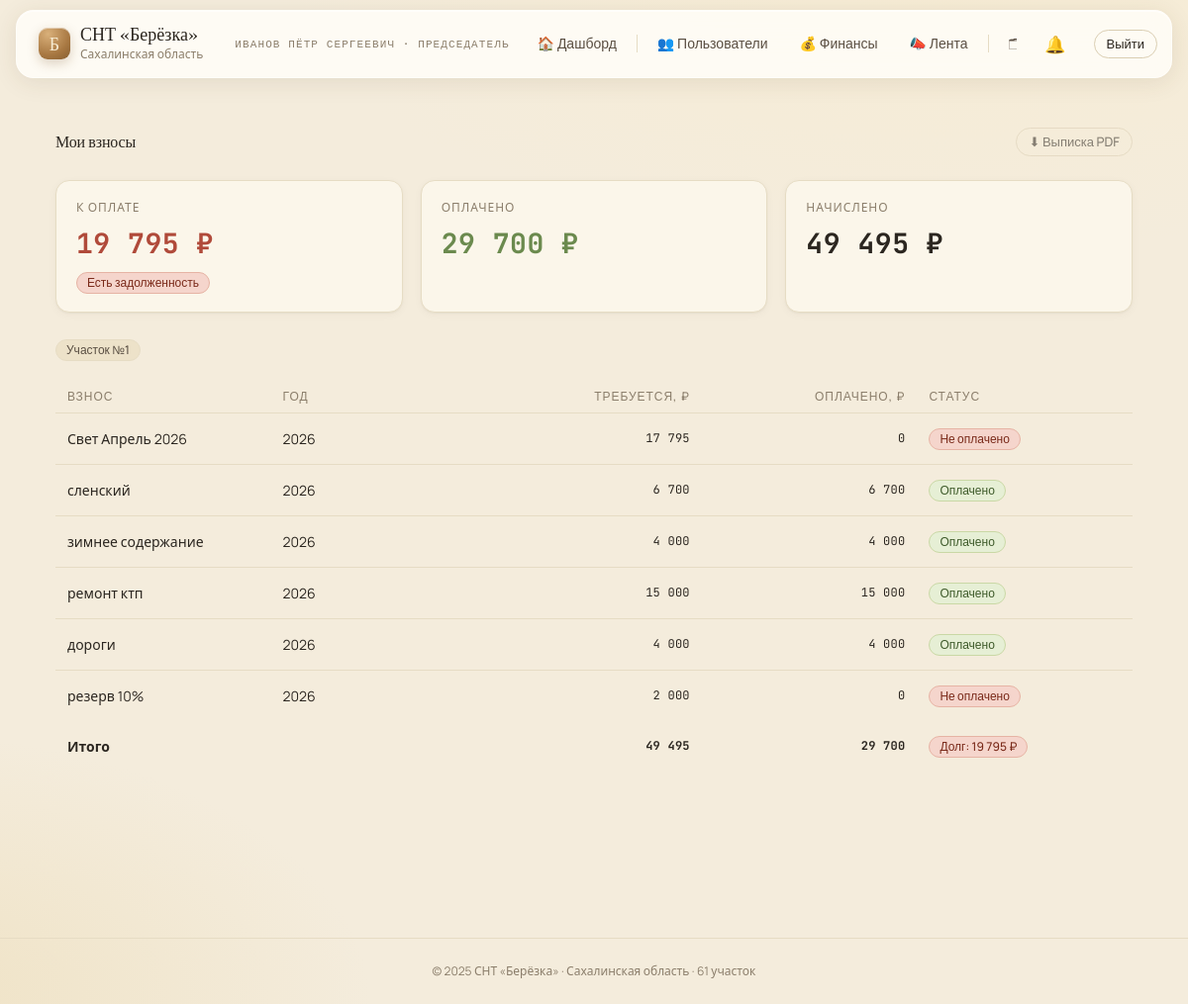
Page /finances (signed in) on the committed database.
### tables this page shows
CREATE TABLE `fee_payments` (
  `id` int(11) NOT NULL AUTO_INCREMENT,
  `fee_type_id` int(11) NOT NULL,
  `plot_number` varchar(10) NOT NULL COMMENT 'Номер участка',
  `required_amount` decimal(10,2) NOT NULL COMMENT 'Необходимая сумма',
  `paid_amount` decimal(10,2) DEFAULT 0.00 COMMENT 'Фактически оплачено',
  `status` enum('unpaid','partial','paid') DEFAULT 'unpaid',
  `notes` varchar(255) DEFAULT NULL COMMENT 'Примечание к платежу',
  `paid_at` timestamp NULL DEFAULT NULL,
  `updated_at` timestamp NOT NULL DEFAULT current_timestamp() ON UPDATE current_timestamp(),
  `created_at` timestamp NOT NULL DEFAULT current_timestamp(),
  PRIMARY KEY (`id`),
  UNIQUE KEY `uq_fee_plot` (`fee_type_id`,`plot_number`),
  KEY `idx_fee_type` (`fee_type_id`),
  KEY `idx_plot` (`plot_number`),
  KEY `idx_status` (`status`),
  CONSTRAINT `fee_payments_ibfk_1` FOREIGN KEY (`fee_type_id`) REFERENCES `fee_types` (`id`) ON DELETE CASCADE
);

CREATE TABLE `fee_types` (
  `id` int(11) NOT NULL AUTO_INCREMENT,
  `name` varchar(150) NOT NULL COMMENT 'Например: Членский взнос, Целевой: расчистка',
  `year` int(11) NOT NULL,
  `amount` decimal(10,2) NOT NULL COMMENT 'Требуемая сумма по умолчанию',
  `plot_scope` varchar(10) NOT NULL DEFAULT 'all' COMMENT 'all — всем участкам, selected — только выбранным',
  `description` text DEFAULT NULL COMMENT 'Дополнительное описание',
  `created_by` int(11) DEFAULT NULL COMMENT 'ID пользователя, создавшего вид взноса',
  `created_at` timestamp NOT NULL DEFAULT current_timestamp(),
  `allocation_type` enum('all','all_except_board','specific') DEFAULT 'all',
  `allocation_plots` varchar(500) DEFAULT NULL COMMENT 'JSON ',
  PRIMARY KEY (`id`),
  KEY `idx_year` (`year`),
  KEY `created_by` (`created_by`),
  CONSTRAINT `fee_types_ibfk_1` FOREIGN KEY (`created_by`) REFERENCES `users` (`id`) ON DELETE SET NULL
);

### utils.php (called while the page is built, shortened)
<?php
function renderTemplate(string $page, array $data = []): void
{
    include BASE_PATH . '/templates/layout.html.php';
}
function e(string $str): string
{
    return htmlspecialchars($str, ENT_QUOTES, 'UTF-8');
}

### src/controllers/MemberController.php (called while the page is built, shortened)
<?php
class MemberController {
    public static function finances(): void {
        $user       = getCurrentUser();
        $plotNumber = plotFromAddress($user['address'] ?? '');
        $fees       = $plotNumber ? Fee::paymentsByPlot($plotNumber) : [];
        renderTemplate('member/finances', compact('fees', 'plotNumber', 'years', 'user') + ['flash' => getFlash()]);
    }
}

### public/index.php (called while the page is built, shortened)
<?php
require_once BASE_PATH . '/router.php';

### src/models/Fee.php (called while the page is built, shortened)
<?php
class Fee {
    public static function paymentsByPlot(string $plotNumber): array {
        $db = DatabaseConnection::get();
        $stmt = $db->prepare("SELECT fp.*, ft.name AS fee_name, ft.year FROM fee_payments fp JOIN fee_types ft ON fp.fee_type_id = ft.id WHERE fp.plot_number = ? ORDER BY ft.year DESC, ft.created_at");
        $stmt->bind_param('s', $plotNumber);
        $stmt->execute();
        $result = $stmt->get_result();
        $rows = [];
        while ($row = $result->fetch_assoc()) $rows[] = $row;
        return $rows;
    }
}

### templates/pages/member/finances.html.php (the view)
<?php
$statusPill = [
    'paid'    => ['class' => 'good', 'label' => 'Оплачено'],
    'partial' => ['class' => 'warn', 'label' => 'Частично'],
    'unpaid'  => ['class' => 'bad',  'label' => 'Не оплачено'],
];
$totalRequired = 0;
$totalPaid     = 0;
if (!empty($fees)) {
    foreach ($fees as $fee) {
        $totalRequired += (float)($fee['required_amount'] ?? 0);
        $totalPaid     += (float)($fee['paid_amount'] ?? 0);
    }
}
$totalBalance = $totalRequired - $totalPaid;
?>
<div class="panel fade-up">
    <div style="display:flex;align-items:center;justify-content:space-between;margin-bottom:24px;">
        <h2 style="margin:0;">Мои взносы</h2>
        <button class="btn ghost sm" disabled title="Скоро" style="opacity:.55;cursor:not-allowed;">
            ⬇ Выписка PDF
        </button>
    </div>
    <div class="grid-3" style="margin-bottom:24px;">
        <div class="card" style="padding:18px 20px">
            <div style="font-size:12px;color:var(--ink-mute);text-transform:uppercase;letter-spacing:.08em;margin-bottom:6px">К оплате</div>
            <div class="mono" style="font-size:28px;font-weight:700;color:<?= $totalBalance > 0 ? 'var(--bad)' : 'var(--good)' ?>">
                <?= number_format($totalBalance, 0, '.', ' ') ?> ₽
            </div>
            <?php if ($totalBalance > 0): ?>
                <span class="pill bad" style="margin-top:8px;display:inline-block">Есть задолженность</span>
            <?php else: ?>
                <span class="pill good" style="margin-top:8px;display:inline-block">Всё оплачено</span>
            <?php endif; ?>
        </div>
        <div class="card" style="padding:18px 20px">
            <div style="font-size:12px;color:var(--ink-mute);text-transform:uppercase;letter-spacing:.08em;margin-bottom:6px">Оплачено</div>
            <div class="mono" style="font-size:28px;font-weight:700;color:var(--good)">
                <?= number_format($totalPaid, 0, '.', ' ') ?> ₽
            </div>
        </div>
        <div class="card" style="padding:18px 20px">
            <div style="font-size:12px;color:var(--ink-mute);text-transform:uppercase;letter-spacing:.08em;margin-bottom:6px">Начислено</div>
            <div class="mono" style="font-size:28px;font-weight:700;color:var(--ink)">
                <?= number_format($totalRequired, 0, '.', ' ') ?> ₽
            </div>
        </div>
    </div>
    <?php if (!$plotNumber): ?>
        <div class="card" style="border-left:4px solid var(--accent); padding:16px 20px; color:var(--ink-soft);">
            Номер участка не указан в профиле. Обратитесь к председателю для привязки участка.
        </div>
    <?php else: ?>
        <div style="margin-bottom:20px;">
            <span class="pill">Участок №<?= e($plotNumber) ?></span>
        </div>
        <?php if (empty($fees)): ?>
            <div style="text-align:center; padding:48px 0; color:var(--ink-mute);">
                Данные о взносах отсутствуют.
            </div>
        <?php else: ?>
            <div style="overflow-x:auto;">
                <table class="t">
                    <thead>
                        <tr>
                            <th>Взнос</th>
                            <th>Год</th>
                            <th style="text-align:right;">Требуется, ₽</th>
                            <th style="text-align:right;">Оплачено, ₽</th>
                            <th>Статус</th>
                        </tr>
                    </thead>
                    <tbody>
                        <?php foreach ($fees as $fee): ?>
                            <?php
                            $status = $fee['status'] ?? 'unpaid';
                            $pill   = $statusPill[$status] ?? $statusPill['unpaid'];
                            ?>
                            <tr>
                                <td><?= e($fee['fee_name'] ?? $fee['name'] ?? '—') ?></td>
                                <td><?= e($fee['year'] ?? '—') ?></td>
                                <td style="text-align:right;" class="mono">
                                    <?= number_format((float)($fee['required_amount'] ?? 0), 0, '.', ' ') ?>
                                </td>
                                <td style="text-align:right;" class="mono">
                                    <?= number_format((float)($fee['paid_amount'] ?? 0), 0, '.', ' ') ?>
                                </td>
                                <td><span class="pill <?= $pill['class'] ?>"><?= $pill['label'] ?></span></td>
                            </tr>
                        <?php endforeach; ?>
                    </tbody>
                    <tfoot>
                        <tr style="font-weight:700;">
                            <td colspan="2">Итого</td>
                            <td style="text-align:right;" class="mono">
                                <?= number_format($totalRequired, 0, '.', ' ') ?>
                            </td>
                            <td style="text-align:right;" class="mono">
                                <?= number_format($totalPaid, 0, '.', ' ') ?>
                            </td>
                            <td>
                                <?php if ($totalBalance <= 0): ?>
                                    <span class="pill good">Нет долга</span>
                                <?php else: ?>
                                    <span class="pill bad">Долг: <?= number_format($totalBalance, 0, '.', ' ') ?> ₽</span>
                                <?php endif; ?>
                            </td>
                        </tr>
                    </tfoot>
                </table>
            </div>
        <?php endif; ?>
    <?php endif; ?>
</div>

### public/css/style.css (style rules this page uses)
:root { --bg: #f4ecdc; --bg-soft: #f9f3e6; --bg-warm: #ede2c9; --paper: #fbf6ea; --ink: #2b2620; --ink-soft: #5a4f43; --ink-mute: #8b7e6b; --line: #d9cdb2; --line-soft: #e6dcc4; --accent: #a87842; --accent-deep: #7a5429; --good: #6b8a4e; --warn: #b86b3a; --bad: #b04a3a; --shadow-1: 0 1px 2px rgba(82,60,30,.06), 0 2px 8px rgba(82,60,30,.04); --shadow-2: 0 4px 16px rgba(82,60,30,.08), 0 1px 2px rgba(82,60,30,.05); --radius: 14px; --radius-sm: 10px; }
*, *::before, *::after { box-sizing: border-box; }
html, body { margin: 0; padding: 0; background: var(--bg); color: var(--ink); font-family: 'Manrope', system-ui, sans-serif; -webkit-font-smoothing: antialiased; }
body { background: radial-gradient(1200px 600px at 80% -10%, #f7ecd3 0%, transparent 60%), radial-gradient(900px 500px at -10% 100%, #efe2c4 0%, transparent 55%), var(--bg); min-height: 100vh; }
h1, h2, h3, h4 { font-family: 'Fraunces', Georgia, serif; font-weight: 500; letter-spacing: -0.01em; margin: 0; color: var(--ink); }
h2 { font-size: 28px; line-height: 1.15; }
.mono { font-family: 'JetBrains Mono', ui-monospace, monospace; font-size: 12px; letter-spacing: 0.02em; }
.card { background: var(--paper); border: 1px solid var(--line-soft); border-radius: var(--radius); box-shadow: var(--shadow-1); }
.btn { display: inline-flex; align-items: center; gap: 8px; padding: 10px 16px; border-radius: 999px; font: 500 14px/1 'Manrope', sans-serif; color: var(--ink); cursor: pointer; background: linear-gradient(180deg, rgba(255,253,247,.85), rgba(248,238,217,.65)); border: 1px solid rgba(255,255,255,.7); backdrop-filter: blur(10px) saturate(140%); -webkit-backdrop-filter: blur(10px) saturate(140%); box-shadow: inset 0 1px 0 rgba(255,255,255,.85), inset 0 -1px 0 rgba(170,130,70,.18), 0 1px 2px rgba(82,60,30,.06), 0 6px 16px rgba(82,60,30,.06); transition: transform .18s ease, box-shadow .18s ease; user-select: none; text-decoration: none; }
.btn.ghost { background: transparent; border: 1px solid var(--line); box-shadow: none; backdrop-filter: none; }
.btn.sm { padding: 7px 12px; font-size: 13px; }
.btn:disabled { opacity: .5; cursor: not-allowed; transform: none; }
.pill { display: inline-flex; align-items: center; gap: 6px; padding: 4px 10px; border-radius: 999px; font: 500 12px/1 'Manrope', sans-serif; background: var(--bg-warm); color: var(--ink-soft); border: 1px solid var(--line-soft); }
.pill.good { background: #e6efd5; color: #3e5a2a; border-color: #c9d8a5; }
.pill.bad { background: #f5d5cc; color: #7a2a1a; border-color: #e6b3a4; }
.panel { padding: 28px; border-radius: var(--radius); }
.grid-3 { display: grid; grid-template-columns: repeat(3, 1fr); gap: 18px; }
.fade-up { animation: fadeUp .45s cubic-bezier(.2,.7,.2,1) both; }
table.t { width: 100%; border-collapse: collapse; font-size: 14px; }
table.t th { text-align: left; font: 500 12px/1 'Manrope', sans-serif; text-transform: uppercase; letter-spacing: .08em; color: var(--ink-mute); padding: 10px 12px; border-bottom: 1px solid var(--line-soft); }
table.t td { padding: 14px 12px; border-bottom: 1px solid var(--line-soft); color: var(--ink); }
table.t tr:last-child td { border-bottom: 0; }
:root { --border: var(--line-soft); --good-soft: #e6efd5; --bad-soft: #f5d5cc; --warn-soft: #f6e3c8; --accent-soft: #f7ecd3; }
h1, h2, h3, h4, p, td, th, .kpi .value { overflow-wrap: break-word; word-break: break-word; }
table.t { table-layout: fixed; }
table.t td, table.t th { overflow: hidden; text-overflow: ellipsis; white-space: nowrap; }

### rows in the picture
fee_payments: fee_type.name "Свет Апрель 2026", fee_type.year "2026", required_amount "17 795", paid_amount "0", status "Не оплачено"
fee_payments: fee_type.name "сленский", fee_type.year "2026", required_amount "6 700", paid_amount "6 700", status "Оплачено"
fee_payments: fee_type.name "зимнее содержание", fee_type.year "2026", required_amount "4 000", paid_amount "4 000", status "Оплачено"
fee_payments: fee_type.name "ремонт ктп", fee_type.year "2026", required_amount "15 000", paid_amount "15 000", status "Оплачено"
fee_payments: fee_type.name "дороги", fee_type.year "2026", required_amount "4 000", paid_amount "4 000", status "Оплачено"
fee_payments: fee_type.name "резерв 10%", fee_type.year "2026", required_amount "2 000", paid_amount "0", status "Не оплачено"

### other values in the picture
$_SESSION['user']['full_name'] "ИВАНОВ ПЁТР СЕРГЕЕВИЧ"
$roleLabel "ПРЕДСЕДАТЕЛЬ"
$totalBalance "19 795"
$totalPaid "29 700"
$totalRequired "49 495"
$plotNumber "1"
